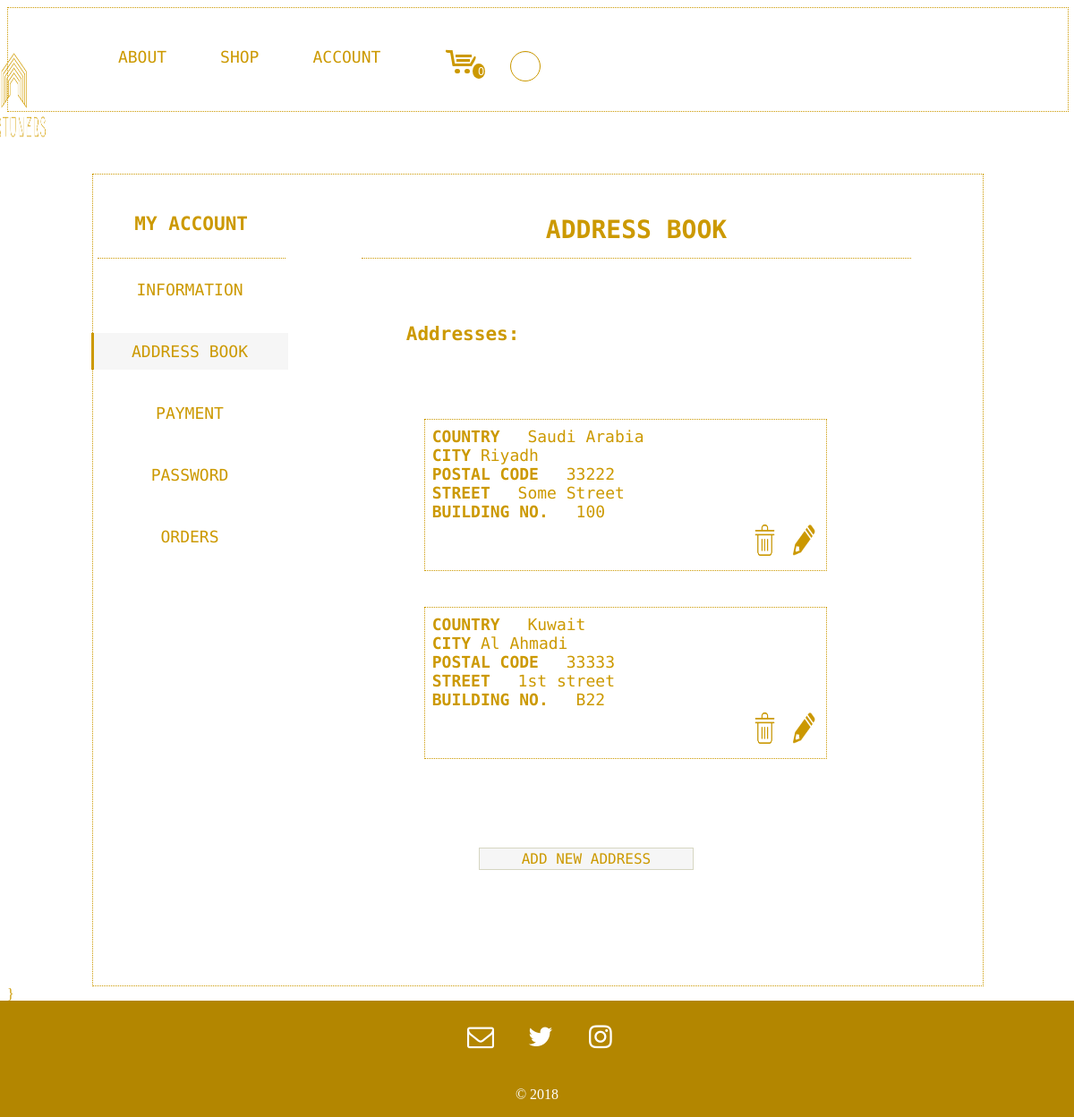
Screenshot of /Personal_AddressBook.php (signed in) with the database file from the repository.
### tables this page shows
CREATE TABLE `address` (
  `addressID` int(10) NOT NULL,
  `buildingNo` varchar(15) NOT NULL,
  `street` varchar(30) NOT NULL,
  `city` varchar(15) NOT NULL,
  `country` varchar(20) NOT NULL,
  `postalCode` int(15) NOT NULL,
  `Email` varchar(30) NOT NULL
);

### Personal_AddressBook.php (the view, shortened to what this page needs)
<html>
<head>
<link rel="stylesheet" href="https://cdnjs.cloudflare.com/ajax/libs/font-awesome/4.7.0/css/font-awesome.min.css">
<link href="CSS/Personal_navigationbar.css" rel="stylesheet" type="text/css">
</head>
<body>
<?php include 'Personal_header.php';?>
<div class="navigationbar">
<div class="container">
	<div class="row">
		<div class="wrapper">
    	    <div class="side-bar">
            <ul>
              <li class="menu-head"><h3> MY ACCOUNT</h3></li>
              <div class="menu">
                <li>
                  <a  href ="Personal_info.php">INFORMATION</a>
              </li>
                <li>
                    <a class="active">ADDRESS BOOK</a>
                </li>  <li>
                      <a href ="Personal_Payment.php">PAYMENT</a>
                  </li>
                <li>
                    <a href ="Personal_Password.php">PASSWORD</a>
                </li>
                <li>
                    <a href ="Personal_orders.php">ORDERS</a>
                </li>
                    </div>
                </ul>
    	    </div>
            <div class="content">
              <div class="col-md-12">
                 <div class="panel panel-default">
                     <div class="panel-heading">ADDRESS BOOK</div>
                     <div class="panel-body">
                      <h3>Addresses:</h3><br><br>
                      <?php
    $email = $_SESSION['email'];
    $con= mysqli_connect('localhost','root','');
    mysqli_select_db($con,"fortuners");
   if(!$con) {
     die("Unable to select database");
   }
  else{
    $query = " SELECT * FROM address WHERE email='$email';";
    $result = mysqli_query($con,$query);
    if($result->num_rows!=0){
      while($rows=$result->fetch_assoc()){
        $id=$rows['addressID'];
        $country=$rows['country'];
        $city= $rows['city'];
        $postal= $rows['postalCode'];
        $street= $rows['street'];
        $bnum= $rows['buildingNo'];
        echo"
        <div class='container'>
          <div class='address'>
            <label>COUNTRY</label>
            <span class='country'> $country </span><br>
            <label>CITY</lable>
            <span class='city'> $city </span><br>
            <label>POSTAL CODE</label>
            <span class='postal'> $postal </span><br>
            <label for='street'>STREET</label>
            <span class='street'> $street </span><br>
            <label for='building'>BUILDING NO.</label>
            <span class='building'> $bnum </span><br>
            <span class='manage'>
            <a href='' onclick='deleteAddress($id)'><img class='delete' src='Pictures/trash.png'  alt='delete'></a>
            <a href='Personal_editAddress.php?id=$id'><img class='edit' src='Pictures/edit.png'  alt='Edit'></a>
            </span>
          </div>
        </div>
        ";
      }
    }
    else{
      echo"NO ADDRESSES WERE FOUND.";}
    }
   ?>
<div class="container" style="border-color: transparent">
<a href="Personal_addAddress.php"><input type="button" class="button" value="ADD NEW ADDRESS"/></input></a>
</div>
                    </div>
                </div>
            </div>
          </div>
	</div>
</div>
</div>
</div>
  }
</body>
</html>

### CSS/Personal_navigationbar.css (style rules this page uses)
body { color: #cc9900; }
.navigationbar .container { right: 250px; width:84%; margin-left: 8%; margin-right: 8%; margin-top: -3.5%; overflow:hidden; display:inline-block; border:1.5px dotted #cc9900; font-family: 'Nova Mono', sans-serif; }
.navigationbar .side-bar { background:transparent; position:absolute; height:20%; width:200px; color:#cc9900; left: 5%; transition: margin-left 0.5s; }
.navigationbar .side-bar ul { margin-left: 14%; }
.navigationbar .side-bar ul li.menu-head { font-weight: bold; padding:5px; border-bottom:1.5px dotted #cc9900; margin-left: 12%; width: 200px; text-align: center; }
.navigationbar .side-bar ul .menu li a { color:#cc9900; text-decoration:none; display:inline-table; width:180px; height: 20px; padding-left:20px; padding-right:20px; padding-top:10px; padding-bottom:10px; text-align: center; }
.navigationbar .side-bar ul .menu li a.active { padding-left:17px; background:#f6f6f6; border-left:3px solid #cc9900; }
.navigationbar .content { color:#cc9900; padding-left: 300px; padding-right: 80px; padding-top: 30px; transition: padding-left 0.5s; box-sizing: inherit; min-height: 700px; position: static; }
.navigationbar .content .panel-heading { text-align: center; font-weight: bold; font-size: 28px; border-bottom:1.5px dotted #cc9900; padding: 15px; }
.navigationbar .content .panel-body { padding: 50px; font-size: 18px; }
.navigationbar .button { cursor: pointer; background-color: #f6f6f6; float: right; margin-top: 50px; margin-bottom: 50px; margin-right: 140px; font-family: 'Nova Mono', sans-serif; }
.navigationbar .panel-body .container { padding: 8px; margin: 20px; }
.navigationbar a { color: #cc9900; }
label { font-weight: bold; margin-right: 20px; }
input { margin-bottom: 10px; font-size:16px; color:#cc9900; border: 1px solid #d6d6c2; width: 240px; height: 25px; text-align: center; }
.delete { width: 25px; height: 35px; border-color: transparent; margin: 4px; background:none; border:none; outline: none; }
.edit { margin: 4px; width: 25px; height: 35px; border-color: transparent; outline: none; }
.manage { display: inline-block; float: right;" }
.container .address { display: block; }

### CSS/Header.css (style rules this page uses)
ul,.header { margin-left:-12%; list-style-type: none; padding: 0; }
li,.header { font-size:18px; padding: 14px; float: left; }
li a, .dropbtn { display: inline-block; color: #cc9900; text-align: right; padding: 14px 16px; text-decoration: none; }

### CSS/Footer.css (style rules this page uses)
.footer { margin-top:1em; position: absolute; right: 0; left: 0; padding: 1rem; padding: 0.00em; background-color: #b38600; text-align: center; }
.footer p { font-family: "Times New Roman", Times, serif; color:white; }
.footer a { text-decoration:none; color: white; }
.footer .fa { padding: 20px; font-size: 30px; width: 20px; text-align: center; text-decoration: none; margin: 5px 2px; }
.footer .fa-twitter { background:none; color: white; }
.footer .fa-instagram { background: none; color: white; }

### Personal_AddressBook.php (style rules this page uses)
span { font-weight: normal; }

### rows the page displays
address: country "Saudi Arabia", city "Riyadh", postalCode "33222", street "Some Street", buildingNo "100"
address: country "Kuwait", city "Al Ahmadi", postalCode "33333", street "1st street", buildingNo "B22"
